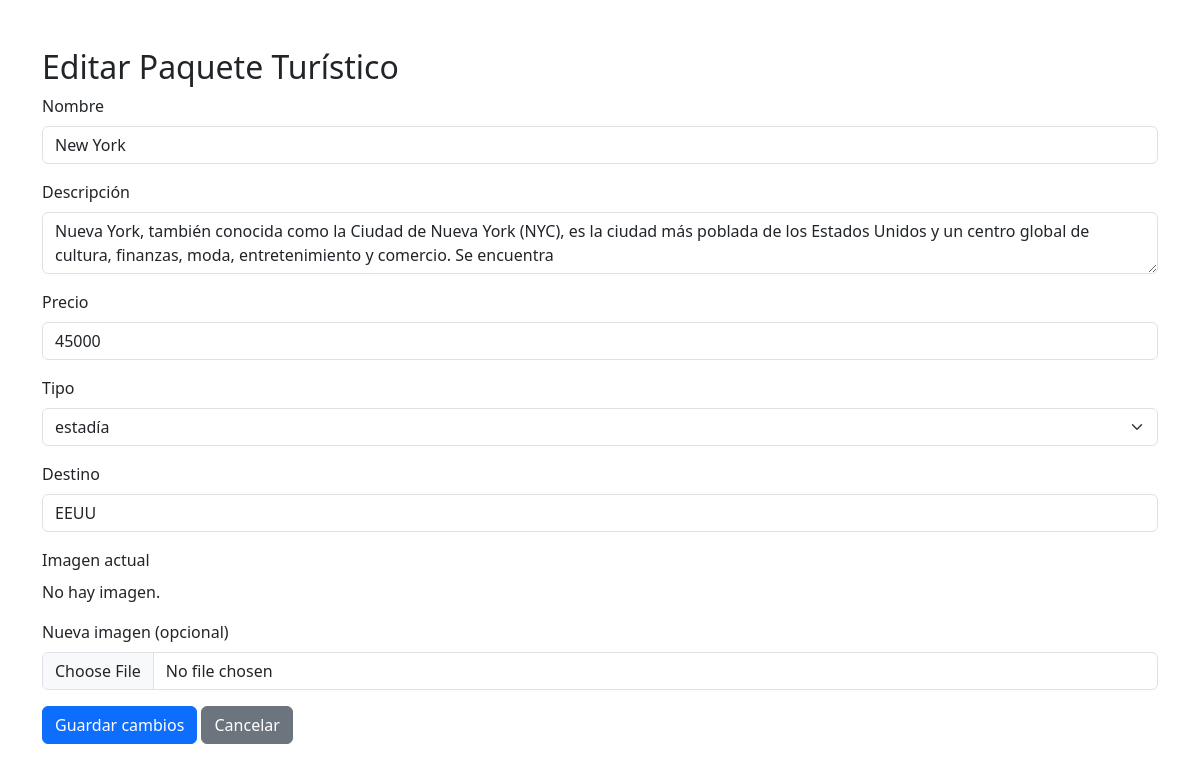
The app's page /editar_paquete.php?id=3 with its own data.
### tables this page shows
CREATE TABLE `paquetes` (
  `ID_Reserva` int(11) NOT NULL,
  `nombre` varchar(100) NOT NULL,
  `descripcion` varchar(200) DEFAULT NULL,
  `precio` int(100) DEFAULT NULL,
  `tipo` enum('estadía','pasaje','auto','completo') DEFAULT NULL,
  `destino` varchar(100) DEFAULT NULL,
  `imagen` varchar(255) DEFAULT NULL
);

### editar_paquete.php (the view, shortened to what this page needs)
<?php
$conexion = new mysqli("localhost", "root", "", "agencia");
$id = isset($_GET['id']) ? intval($_GET['id']) : 0;
$stmt = $conexion->prepare("SELECT * FROM paquetes WHERE ID_Reserva=?");
$stmt->bind_param("i", $id);
$stmt->execute();
$resultado = $stmt->get_result();
$paquete = $resultado->fetch_assoc();
?>
<!DOCTYPE html>
<html lang="es">
<head>
  <link href="https://cdn.jsdelivr.net/npm/bootstrap@5.3.0/dist/css/bootstrap.min.css" rel="stylesheet">
</head>
<body>
  <div class="container mt-5">
    <h2>Editar Paquete Turístico</h2>
    <form method="POST" enctype="multipart/form-data">
      <div class="mb-3">
        <label class="form-label">Nombre</label>
        <input type="text" name="nombre" class="form-control" required value="<?= htmlspecialchars($paquete['nombre']) ?>">
      </div>
      <div class="mb-3">
        <label class="form-label">Descripción</label>
        <textarea name="descripcion" class="form-control" required><?= htmlspecialchars($paquete['descripcion']) ?></textarea>
      </div>
      <div class="mb-3">
        <label class="form-label">Precio</label>
        <input type="number" name="precio" class="form-control" required value="<?= $paquete['precio'] ?>">
      </div>
      <div class="mb-3">
        <label class="form-label">Tipo</label>
        <select name="tipo" class="form-select">
          <?php
            $tipos = ['estadía', 'pasaje', 'auto', 'completo'];
            foreach ($tipos as $t) {
              $selected = ($paquete['tipo'] === $t) ? 'selected' : '';
              echo "<option value=\"$t\" $selected>$t</option>";
            }
          ?>
        </select>
      </div>
      <div class="mb-3">
        <label class="form-label">Destino</label>
        <input type="text" name="destino" class="form-control" required value="<?= htmlspecialchars($paquete['destino']) ?>">
      </div>
      <div class="mb-3">
        <label class="form-label">Imagen actual</label><br>
        <?php if (!empty($paquete['imagen']) && file_exists($paquete['imagen'])): ?>
          <img src="<?= htmlspecialchars($paquete['imagen']) ?>" alt="Imagen actual" style="height: 150px; object-fit: cover;">
        <?php else: ?>
          <p>No hay imagen.</p>
        <?php endif; ?>
      </div>
      <div class="mb-3">
        <label class="form-label">Nueva imagen (opcional)</label>
        <input type="file" name="imagen" class="form-control" accept="image/*">
      </div>
      <button type="submit" class="btn btn-primary">Guardar cambios</button>
      <a href="index.php" class="btn btn-secondary">Cancelar</a>
    </form>
  </div>
</body>
</html>

### records on screen
paquetes: nombre "New York", descripcion "Nueva York, también conocida como la Ciudad de Nueva York (NYC), es la ciudad más poblada de los Estados Unidos y un centro global de cultura, finanzas, moda, entretenimiento y comercio. Se encuentra", precio "45000", destino "EEUU"

### other values on screen
form field tipo "estadía"
